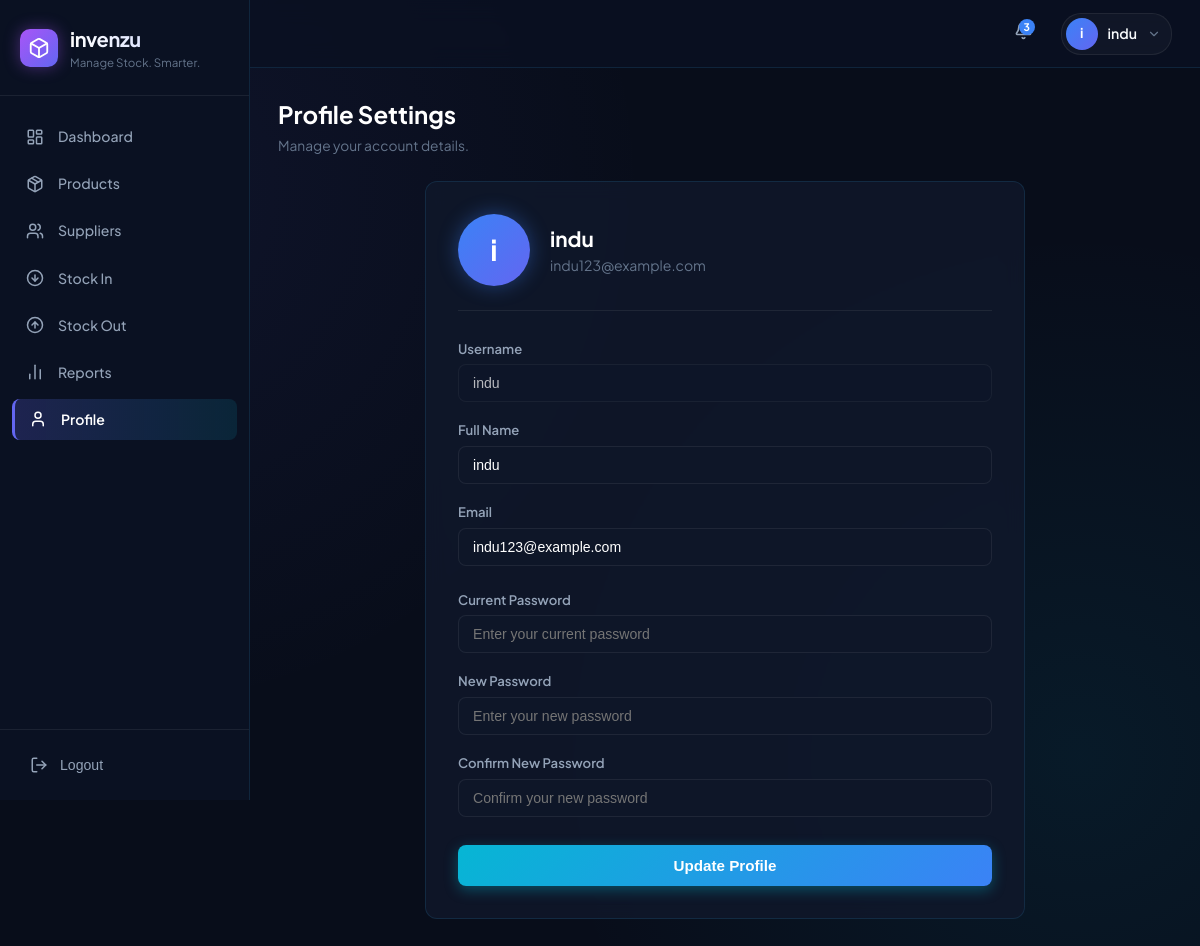
Screenshot of /profile (signed in) with the database file from the repository.
### tables this page shows
CREATE TABLE users (
            id INTEGER PRIMARY KEY AUTOINCREMENT,
            full_name TEXT NOT NULL,
            username TEXT UNIQUE NOT NULL,
            email TEXT UNIQUE NOT NULL,
            password_hash TEXT NOT NULL,
            created_at TIMESTAMP DEFAULT CURRENT_TIMESTAMP
        );

### app.py (the view, shortened to what this page needs)
@app.route('/profile', methods=['GET', 'POST'])
@login_required
def profile():
    db = get_db()
    user = db.execute(
        """
        SELECT *
        FROM users
        WHERE id = ?
        """,
        (session.get('user_id', 1),)
    ).fetchone()
    db.close()
    return render_template(
        'profile.html',
        user=user
    )

### app.py (called while the page is built)
def get_db():
    conn = sqlite3.connect(DB_PATH)
    conn.row_factory = sqlite3.Row
    return conn

def login_required(f):
    @wraps(f)
    def decorated_function(*args, **kwargs):
        if 'user_id' not in session:
            return redirect(url_for('login'))
        return f(*args, **kwargs)
    return decorated_function

@app.context_processor
def inject_user():
    db = get_db()
    low_stock_notifications = db.execute("""
        SELECT id, name, quantity
        FROM products
        WHERE user_id = ?
        AND quantity <= 5
        ORDER BY quantity ASC, name ASC
    """, (session.get('user_id', 0),)).fetchall()
    db.close()
    return {
         'current_user': session.get('username'),
         'current_user_name': session.get('username'),
         'current_user_email': session.get('email'),
         'unread_notifications': len(low_stock_notifications),
         'low_stock_notifications': low_stock_notifications
        }

### templates/profile.html (shortened to what this page needs)
{% extends "base.html" %}
{% block content %}
<div class="page-header">
  <div>
    <h1>Profile Settings</h1>
    <p>Manage your account details.</p>
  </div>
</div>
<div class="card" style="max-width: 600px; margin: 0 auto; padding: 32px;">
  <div style="display: flex; align-items: center; gap: 20px; margin-bottom: 28px; padding-bottom: 24px; border-bottom: 1px solid var(--border-subtle);">
    <div style="width: 72px; height: 72px; border-radius: 50%; background: linear-gradient(135deg, #3b82f6, #6366f1); display: flex; align-items: center; justify-content: center; font-size: 1.8rem; font-weight: 700; color: #fff; box-shadow: 0 0 20px rgba(59, 130, 246, 0.4);">
      {{ user.full_name[0] if user else 'I' }}
    </div>
    <div>
      <h3 style="font-size: 1.3rem; font-weight: 700; color: #fff;">{{ user.full_name if user else 'Indu' }}</h3>
      <p style="color: var(--text-muted); font-size: 0.88rem;">{{ user.email if user else 'indu123@example.com' }}</p>
    </div>
  </div>
  <form method="POST" action="{{ url_for('profile') }}">
    <div class="form-group">
      <label class="form-label">Username</label>
      <input type="text" name="username" value="{{ user.username if user else 'indu' }}" class="form-control" disabled style="opacity: 0.7; cursor: not-allowed;">
    </div>
    <div class="form-group">
      <label class="form-label">Full Name</label>
      <input type="text" name="full_name" value="{{ user.full_name if user else 'Indu' }}" class="form-control" required>
    </div>
    <div class="form-group">
      <label class="form-label">Email</label>
      <input type="email" name="email" value="{{ user.email if user else 'indu123@example.com' }}" class="form-control" required>
    </div>
    <div class="form-group" style="margin-top: 24px;">
      <label class="form-label">Current Password</label>
      <input type="password" name="current_password" placeholder="Enter your current password" class="form-control">
    </div>
    <div class="form-group">
      <label class="form-label">New Password</label>
      <input type="password" name="new_password" placeholder="Enter your new password" class="form-control">
    </div>
    <div class="form-group">
      <label class="form-label">Confirm New Password</label>
      <input type="password" name="confirm_new_password" placeholder="Confirm your new password" class="form-control">
    </div>
    <div style="margin-top: 28px;">
      <button type="submit" class="btn btn-cyan" style="width: 100%; padding: 12px; font-size: 0.95rem;">
        Update Profile
      </button>
    </div>
  </form>
</div>
{% endblock %}

### static/css/style.css (style rules this page uses)
:root { --bg-main: #080d1a; --bg-card: rgba(16, 24, 43, 0.85); --bg-card-hover: rgba(22, 33, 58, 0.95); --bg-sidebar: #0a1122; --border-color: rgba(56, 189, 248, 0.12); --border-subtle: rgba(255, 255, 255, 0.07); --text-primary: #f8fafc; --text-secondary: #94a3b8; --text-muted: #64748b; --accent-cyan: #06b6d4; --accent-purple: #8b5cf6; --accent-blue: #3b82f6; --accent-green: #10b981; --accent-yellow: #f59e0b; --accent-red: #ef4444; --font-family: 'Plus Jakarta Sans', system-ui, -apple-system, sans-serif; }
* { margin: 0; padding: 0; box-sizing: border-box; }
body { font-family: var(--font-family); background-color: var(--bg-main); color: var(--text-primary); min-height: 100vh; line-height: 1.5; background-image: radial-gradient(circle at 10% 20%, rgba(99, 102, 241, 0.08) 0%, transparent 40%), radial-gradient(circle at 90% 80%, rgba(6, 182, 212, 0.08) 0%, transparent 40%); background-attachment: fixed; }
.page-header { display: flex; align-items: center; justify-content: space-between; margin-bottom: 24px; }
.page-header h1 { font-size: 1.5rem; font-weight: 700; color: #fff; }
.page-header p { font-size: 0.86rem; color: var(--text-muted); margin-top: 4px; }
.btn { display: inline-flex; align-items: center; justify-content: center; gap: 8px; padding: 9px 18px; border-radius: 8px; font-size: 0.86rem; font-weight: 600; text-decoration: none; cursor: pointer; border: none; transition: all 0.2s ease; }
.btn-cyan { background: linear-gradient(135deg, #06b6d4 0%, #3b82f6 100%); color: #fff; box-shadow: 0 4px 14px rgba(6, 182, 212, 0.35); }
.card { background: var(--bg-card); border: 1px solid var(--border-color); border-radius: 12px; padding: 22px; backdrop-filter: blur(10px); }
.form-group { margin-bottom: 18px; }
.form-label { display: block; font-size: 0.82rem; font-weight: 600; color: var(--text-secondary); margin-bottom: 6px; }
.form-control { width: 100%; padding: 10px 14px; background: rgba(15, 23, 42, 0.9); border: 1px solid var(--border-subtle); border-radius: 8px; color: #fff; font-size: 0.88rem; outline: none; transition: border-color 0.2s; }

### rows the page displays
users: full_name "i", full_name "indu", email "indu123@example.com", username "indu"

### other values shown
{{ unread_notifications }} "3"
{{ current_user_name[0] if current_user_name else 'I' }} "i"
{{ current_user_name }} "indu"
